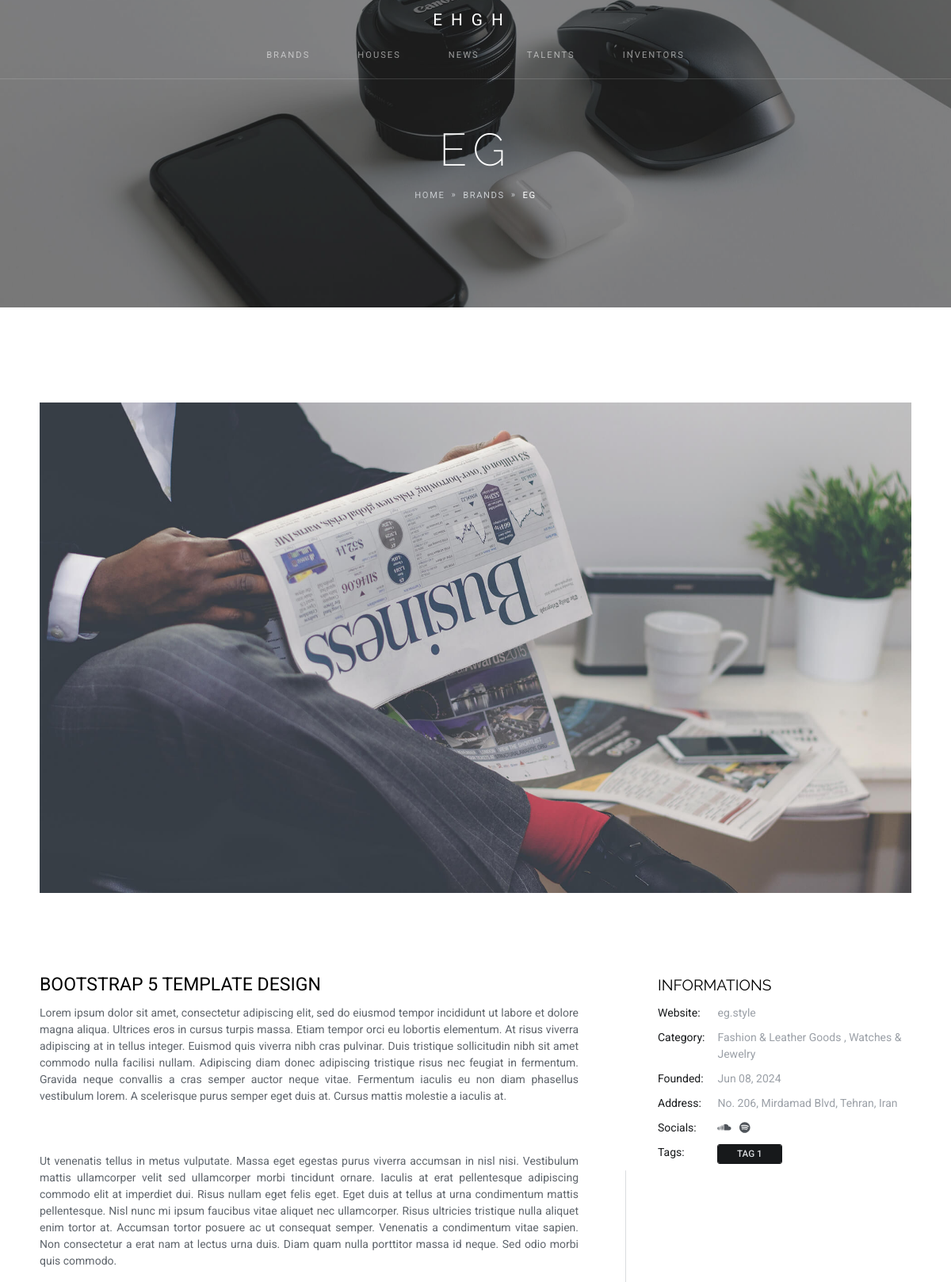
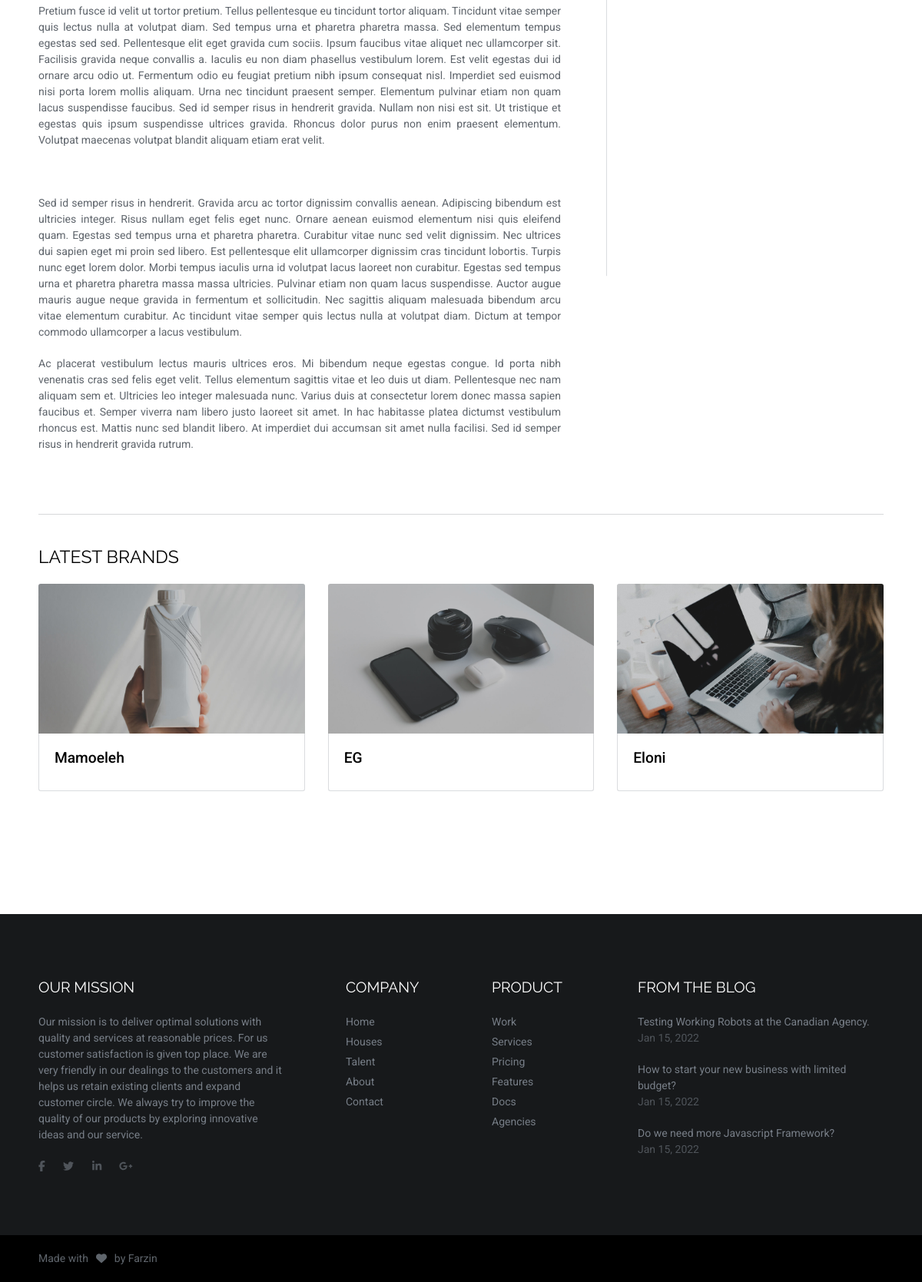
/brands/eg, run on the app's committed database (2 pictures, top to bottom).
### brands/models.py (models this page shows, shortened)
class Brands(models.Model):
    STATUS_CHOICES = (
        ('d', 'Draft'),
        ('p', 'Publish')
    )
    title = models.CharField(max_length=300)
    slug = models.SlugField(max_length=200, unique=True)
    tags = models.ManyToManyField(Tags, related_name='brands', blank=True)
    description = HTMLField()
    founded = models.DateTimeField(default=timezone.now)
    line = models.ManyToManyField(Line, related_name='brands')
    website = models.CharField(max_length=300,blank=True,null=True)
    address = models.CharField(max_length=500,blank=True,null=True)
    image = models.ImageField(upload_to='brands')
    created = models.DateTimeField(auto_now_add=True)
    updated = models.DateTimeField(auto_now=True)
    status = models.CharField(max_length=1, choices=STATUS_CHOICES)
    keywords = models.CharField(max_length=300, null=True)
    seo_description = models.TextField(null=True)

class Slider(models.Model):
    title = models.CharField(max_length=200)
    description = models.TextField(null=True)
    image = models.ImageField(upload_to='slider')
    home_data = models.ForeignKey(Brands, null=True, on_delete=models.SET_NULL, related_name='sliders')

class Line(models.Model):
    title = models.CharField(max_length=300)
    slug = models.SlugField(max_length=200, unique=True)
    status = models.BooleanField(default=True)

class SocialLinks(models.Model):
    label = models.CharField(max_length=120, null=True)
    icon = models.CharField(null=True, max_length=200)
    link = models.CharField(max_length=200,blank=True,null=True)
    main_data = models.ForeignKey(Brands, null=True, on_delete=models.SET_NULL, related_name='socials')

class Tags(models.Model):
    title = models.CharField(max_length=300)
    slug = models.SlugField(max_length=200, unique=True)
    status = models.BooleanField(default=True)

### brands/views.py (the view)
# urls.py: path('brands/<slug:slug>', views.BrandsDetailView.as_view(), name='detail_view'),
class BrandsDetailView(DetailView):
    model = Brands
    context_object_name = 'brand'
    queryset = Brands.objects.filter(status='p')
    template_name = 'brands_detail.html'
    def get_context_data(self, **kwargs):
        context = super().get_context_data(**kwargs)
        context['lines'] = Line.objects.filter(status=True)
        context['tags'] = Tags.objects.filter(status=True)
        context['latest'] = Brands.objects.filter(status="p").order_by('-created')[:4]
        return context

### brands/templates/brands_detail.html (shortened to what this page needs)
{% extends 'base/main_base.html' %}
{% load thumbnail %}
{% load static %}
{% block content %}
<section class="text-center overflow-hidden py-0" data-zanim-timeline="{}" data-zanim-trigger="scroll">
    <div class="bg-holder overlay  parallax" style="background-image:url({{ brand.image.url }});">
    </div>
    <div class="container-fluid">
        <div class="header-overlay"></div>
        <div class="position-relative pt-10 pb-8">
        <div class="header-text">
            <div class="overflow-hidden">
            <h1 class="display-3 fs-7 text-white fw-lighter ls-2" data-zanim-xs='{"duration":2,"delay":0}'>{{ brand.title }}</h1>
            </div>
            <div class="overflow-hidden">
            <div class="d-flex justify-content-center" data-zanim-xs='{"duration":2,"delay":0.1}'>
                <nav aria-label="breadcrumb">
                <ol class="breadcrumb text-uppercase ls-2">
                    <li class="breadcrumb-item"><a class="text-400 hover-color-white" href="{% url "page:home" %}">Home</a></li>
                    <li class="breadcrumb-item"><a class="text-400 hover-color-white" href="{% url "brands:list_view" %}">Brands</a></li>
                    <li class="breadcrumb-item active" aria-current="page">{{ brand.title }}</li>
                </ol>
                </nav>
            </div>
            </div>
        </div>
        </div>
    </div>
</section>
<section>
    <div class="container">
        <div class="row">
        <div class="col-12 mb-4">
            <div class="swiper theme-slider" data-swiper='{"autoplay":true,"spaceBetween":5,"loop":true,"loopedSlides":5,"slideToClickedSlide":true}'>
            <div class="swiper-wrapper">
                {% for item in brand.sliders.all  %}<div class="swiper-slide"><img class="img-fluid" src="{{ item.image.url }}" alt="{{ item.title }}" /></div>{% endfor %}
            </div>
            <div class="swiper-pagination"></div>
            </div>
        </div>
        <div class="col-lg-8 pe-lg-5 mb-4 mb-lg-0 position-relative">
            <h4 class="fw-normal font-base">Bootstrap 5 Template Design</h4>
            {{ brand.description|safe }}
        </div>
        <div class="col-lg-4 ps-lg-4">
            <h5 class="fw-normal mb-1">Informations</h5>
            <table class="table table-borderless mb-0">
            <tr>
                <td class="py-1 ps-0 text-dark">Website: </td>
                <td class="py-1"><a class="text-600" href="https://{{ brand.website }}">{{ brand.website }}</a></td>
            </tr>
            <tr>
                <td class="py-1 ps-0 text-dark">Category:</td>
                <td class="py-1 text-600">{% for item in brand.line.all  %}{% if forloop.first %}{% else %}, {% endif %}{{ item.title }} {% endfor %}</td>
            </tr>
            <tr>
                <td class="py-1 ps-0 text-dark">Founded:</td>
                <td class="py-1 text-600">{{ brand.founded|date:"M d, Y" }}</td>
            </tr>
            <tr>
                <td class="py-1 ps-0 text-dark">Address:</td>
                <td class="py-1 text-600">{{ brand.address }}</td>
            </tr>
            <tr>
                <td class="py-1 ps-0 text-dark">Socials:</td>
                <td class="py-1 text-600">
                    <li class="list-inline-item me-0">
                        {% for item in brand.socials.all  %}<a class="text-900 hover-color-white pe-2" href="{{ item.link }}"><span class="{{ item.icon }}"></span></a>{% endfor %}
                    </li>
                </td>
            </tr>
            <tr>
                <td class="py-1 ps-0 text-dark">Tags:</td>
                <td class="py-1 text-600">
                    {% for item in brand.tags.all  %}<a class="btn btn-dark btn-sm hvr-sweep-top me-1 mb-1" href="#!">{{ item.title }}</a>{% endfor %}
                </td>
            </tr>
            </table>
        </div>
        </div>
        <div class="row">
            <div class="col-12">
                <hr class="mt-5 mb-4" />
                <h4 class="fw-normal mb-3">Latest Brands</h4>
            </div>
            <div class="swiper theme-slider" data-swiper='{"spaceBetween":30,"loop":true,"slidesPerView":1,"breakpoints":{"670":{"slidesPerView":2},"1200":{"slidesPerView":3}}}'>
                <div class="swiper-wrapper">
                    {% for item in latest %}
                        <div class="swiper-slide">
                            <div class="h-100 mb-4">
                                <a href="{% url "brands:detail_view" item.slug %}">
                                    {% thumbnail item.image "347x195" crop="center" as im %}
                                    <img class="img-fluid rounded-top" src="{{ im.url }}" width="{{ im.width }}" height="{{ im.height }}" alt="{{ item.slug }}">
                                    {% endthumbnail %}
                                </a>
                                <div class="p-3 border rounded-bottom border-top-0">
                                    <h5 class="font-base text-transform-none fw-medium lh-1"><a class="text-black" href="pages/single-post.html">{{ item.title }}</a></h5>
                                </div>
                            </div>
                        </div>
                    {% endfor %}
                </div>
            </div>
        </div>
    </div>
</section>
{% endblock content %}

### templates/base/main_base.html (shortened to what this page needs)
{% load static %}
<!DOCTYPE html>
<html lang="en-US" dir="ltr">
  <head>
    {% include "base/_header_refrences.html" %}
  </head>
  <body data-bs-spy="scroll" data-bs-target="#navbar-one-page" data-bs-offset="66.1">
    <main class="main" id="top">
    {% include "base/shared/header.html" %}
    {% block content %}{% endblock content %}
    {% include "base/shared/footer.html" %}
    <footer class="footer text-center bg-black py-3 position-absolute w-100 bottom-0">
      <div class="container">
        <div class="row justify-content-between">
          <div class="col-12 col-md-auto">
            <p class="mb-0">Made with<span class="fas fa-heart mx-2"></span>by <a class="footer-link" href="https://farzinshams.com/" target="_blank">Farzin</a></p>
          </div>
        </div>
      </div>
    </footer><a class="btn-back-to-top" href="#top"><img src="{% static 'img/line-icons/upload-arrow.svg' %}" width="8" alt=""></a>
  </body>
</html>

### templates/base/_header_refrences.html (shortened to what this page needs)
{% load static %}
<link href="{% static 'vendors/swiper/swiper-bundle.min.css' %}" rel="stylesheet">
<link href="{% static 'css/theme.css' %}" rel="stylesheet" />
<link href="{% static 'css/user.css' %}" rel="stylesheet" />

### templates/base/shared/header.html (shortened to what this page needs)
<div class="fixed-top navbar-dark" data-navbar-on-scroll="data-navbar-on-scroll">
    <div class="container mt-2 center" id="top-logo">
      <a class="navbar-brand fw-normal ls-2" href="{% url "page:home" %}">E H G H</a>
    </div>
    <nav class="navbar navbar-expand-lg navbar-dark navbar-theme py-0">
      <div class="container">
        <div class="collapse navbar-collapse" id="navbarSupportedContent">
          <ul class="navbar-nav mx-auto" id="navbar-one-page">
            <li class="nav-item"><a class="nav-link" href="{% url "brands:list_view" %}"><span class="nav-link-text">Brands</span></a></li>
            <li class="nav-item"><a class="nav-link" href="#"><span class="nav-link-text">Houses</span></a></li>
            <li class="nav-item"><a class="nav-link" href="{% url "news:list_view" %}"><span class="nav-link-text">News</span></a></li>
            <li class="nav-item"><a class="nav-link" href="#"><span class="nav-link-text">Talents</span></a></li>
            <li class="nav-item"><a class="nav-link" href="#"><span class="nav-link-text">Inventors</span></a></li>
          </ul>
        </div>
      </div>
    </nav>
  </div>

### templates/base/shared/footer.html
{% load static %}
<section class="bg-1100 py-6 pb-9 px-3 px-lg-0">
  <div class="container">
    <div class="row">
      <div class="col-lg-4 pe-lg-4 mb-4 mb-lg-0">
        <h5 class="text-white mb-3">Our Mission</h5>
        <p class="text-700">Our mission is to deliver optimal solutions with quality and services at reasonable prices. For us customer satisfaction is given top place. We are very friendly in our dealings to the customers and it helps us retain existing clients and expand customer circle. We always try to improve the quality of our products by exploring innovative ideas and our service.</p>
        <ul class="list-inline mb-0">
          <li class="list-inline-item me-0"><a class="text-900 hover-color-white pe-2" href="#!"><span class="fab fa-facebook-f"></span></a></li>
          <li class="list-inline-item me-0"><a class="text-900 hover-color-white px-2" href="#!"><span class="fab fa-twitter"></span></a></li>
          <li class="list-inline-item me-0"><a class="text-900 hover-color-white px-2" href="#!"><span class="fab fa-linkedin-in"></span></a></li>
          <li class="list-inline-item me-0"><a class="text-900 hover-color-white px-2" href="#!"><span class="fab fa-google-plus-g"></span></a></li>
        </ul>
      </div>
      <div class="col-lg-8">
        <div class="row">
          <div class="col-6 col-md-3 ps-lg-4 mb-4 mb-lg-0">
            <h5 class="text-white mb-3">Company</h5>
            <ul class="list-unstyled mb-0">
              <li class="mb-1"><a class="text-700 hover-color-white" href="pages/about.html">Home</a></li>
              <li class="mb-1"><a class="text-700 hover-color-white" href="pages/contact.html">Houses</a></li>
              <li class="mb-1"><a class="text-700 hover-color-white" href="pages/contact.html">Talent</a></li>
              <li class="mb-1"><a class="text-700 hover-color-white" href="pages/blog.html">About</a></li>
              <li class="mb-1"><a class="text-700 hover-color-white" href="pages/gallery.html">Contact</a></li>
            </ul>
          </div>
          <div class="col-6 col-md-3 ps-4 mb-4 mb-lg-0">
            <h5 class="text-white mb-3">Product</h5>
            <ul class="list-unstyled mb-0">
              <li class="mb-1"><a class="text-700 hover-color-white" href="pages/work.html">Work</a></li>
              <li class="mb-1"><a class="text-700 hover-color-white" href="pages/service.html">Services</a></li>
              <li class="mb-1"><a class="text-700 hover-color-white" href="pages/pricing.html">Pricing</a></li>
              <li class="mb-1"><a class="text-700 hover-color-white" href="#">Features</a></li>
              <li class="mb-1"><a class="text-700 hover-color-white" href="#">Docs</a></li>
              <li class="mb-1"><a class="text-700 hover-color-white" href="#">Agencies</a></li>
            </ul>
          </div>
          <div class="col-md-6 ps-md-4">
            <h5 class="text-white mb-3">FROM THE BLOG</h5>
            <ul class="list-unstyled mb-0">
              <li class="mb-3"><a class="text-700 hover-color-white" href="pages/single-post.html"> Testing Working Robots at the Canadian Agency.</a>
                <p class="text-900 hover-color-white mb-0">Jan 15, 2022</p>
              </li>
              <li class="mb-3"><a class="text-700 hover-color-white" href="pages/single-post.html">How to start your new business with limited budget?</a>
                <p class="text-900 hover-color-white mb-0">Jan 15, 2022</p>
              </li>
              <li class="mb-3"><a class="text-700 hover-color-white" href="pages/single-post.html">Do we need more Javascript Framework?</a>
                <p class="text-900 hover-color-white mb-0">Jan 15, 2022</p>
              </li>
            </ul>
          </div>
        </div>
      </div>
    </div>
  </div>
</section>

### templates/base/_footer_refrences.html (shortened to what this page needs)
{% load static %}

### assets/css/user.css (style rules this page uses)
.center { text-align: center; }
#top-logo, #top-logo2 { transition: opacity 200ms ease-in-out; }

### data on the page
Brands: image (picture), title "EG", description "Lorem ipsum dolor sit amet, consectetur adipiscing elit, sed do eiusmod tempor incididunt ut labore et dolore magna aliqua. Ultrices eros in cursus turpis massa. Etiam tempor orci eu lobortis elementum. At risus viverra adipiscing at in tellus integer. Euismod quis viverra nibh cras pulvinar. Duis tristique sollicitudin nibh sit amet commodo nulla facilisi nullam. Adipiscing diam donec adipiscing tristique risus nec feugiat in fermentum. Gravida neque convallis a cras semper auctor neque vitae. Fermentum iaculis eu non diam phasellus vestibulum lorem. A scelerisque purus semper eget duis at. Cursus mattis molestie a iaculis at. Ut venenatis tellus in metus vulputate. Massa eget egestas…", website "eg.style", founded "Jun 08, 2024", address "No. 206, Mirdamad Blvd, Tehran, Iran", shows a picture
Slider: image (picture)
Line: title "Fashion & Leather Goods"
Line: title "Watches & Jewelry"
Tags: title "TAG 1"
Brands: shows a picture, title "Mamoeleh"
Brands: shows a picture, title "Eloni"
